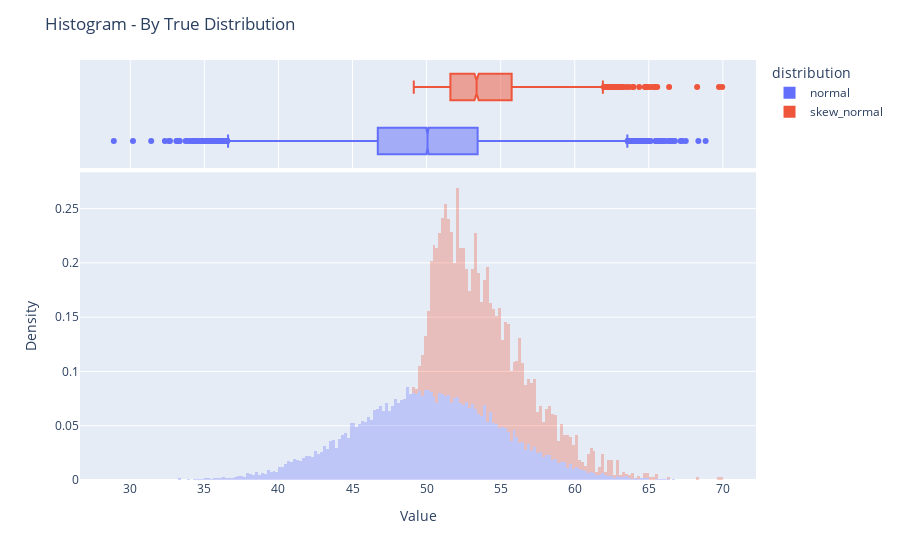

Notebook source saved alongside this figure:
### Code cell
fig = px.histogram(
    df,
    x = "value",
    color = "distribution",
    histnorm = "probability density",
    marginal = "box",
    opacity = 0.3
)
fig.update_layout(
    title = "Histogram - By True Distribution",
    xaxis_title = "Value",
    yaxis_title = "Density"
)

### Figure 1 — Plotly figure (JSON) as saved in the notebook; plotly's stock layout.template omitted (floating-point values rounded to 4 significant figures; data arrays with more than 128 entries replaced by an {"elided": "..."} marker saying what was removed)
{"data": [{"bingroup": "x", "histnorm": "probability density", "hovertemplate": "distribution=normal<br>value=%{x}<br>probability density=%{y}<extra></extra>", "legendgroup": "normal", "marker": {"color": "#636efa", "opacity": 0.3, "pattern": {"shape": ""}}, "name": "normal", "orientation": "v", "showlegend": true, "type": "histogram", "x": {"elided": "20000 float values"}, "xaxis": "x", "yaxis": "y"}, {"hovertemplate": "distribution=normal<br>value=%{x}<extra></extra>", "legendgroup": "normal", "marker": {"color": "#636efa"}, "name": "normal", "notched": true, "showlegend": false, "type": "box", "x": {"elided": "20000 float values"}, "xaxis": "x2", "yaxis": "y2"}, {"bingroup": "x", "histnorm": "probability density", "hovertemplate": "distribution=skew_normal<br>value=%{x}<br>probability density=%{y}<extra></extra>", "legendgroup": "skew_normal", "marker": {"color": "#EF553B", "opacity": 0.3, "pattern": {"shape": ""}}, "name": "skew_normal", "orientation": "v", "showlegend": true, "type": "histogram", "x": {"elided": "2000 float values"}, "xaxis": "x", "yaxis": "y"}, {"hovertemplate": "distribution=skew_normal<br>value=%{x}<extra></extra>", "legendgroup": "skew_normal", "marker": {"color": "#EF553B"}, "name": "skew_normal", "notched": true, "showlegend": false, "type": "box", "x": {"elided": "2000 float values"}, "xaxis": "x2", "yaxis": "y2"}], "layout": {"barmode": "relative", "legend": {"title": {"text": "distribution"}, "tracegroupgap": 0}, "margin": {"t": 60}, "title": {"text": "Histogram - By True Distribution"}, "xaxis": {"anchor": "y", "domain": [0, 1], "title": {"text": "Value"}}, "xaxis2": {"anchor": "y2", "domain": [0, 1], "matches": "x", "showgrid": true, "showticklabels": false}, "yaxis": {"anchor": "x", "domain": [0, 0.7326], "title": {"text": "Density"}}, "yaxis2": {"anchor": "x2", "domain": [0.7426, 1], "matches": "y2", "showgrid": false, "showline": false, "showticklabels": false, "ticks": ""}}}
